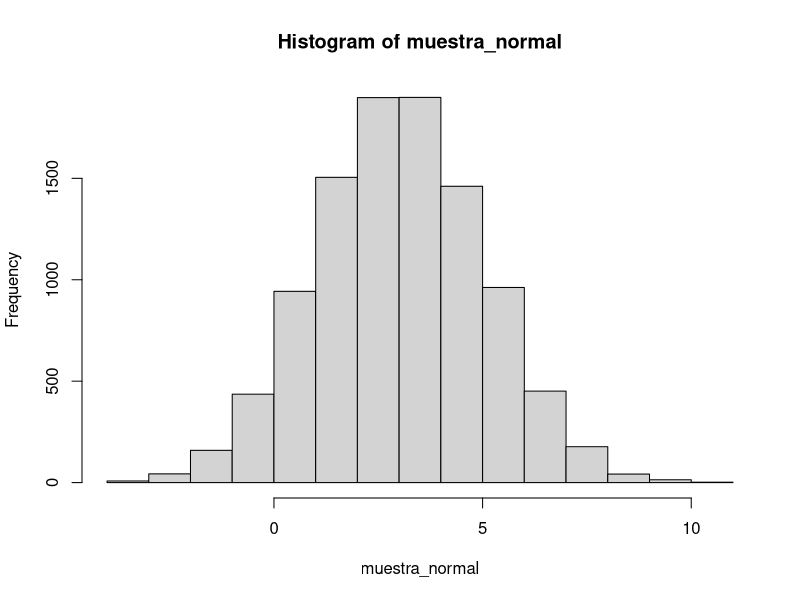
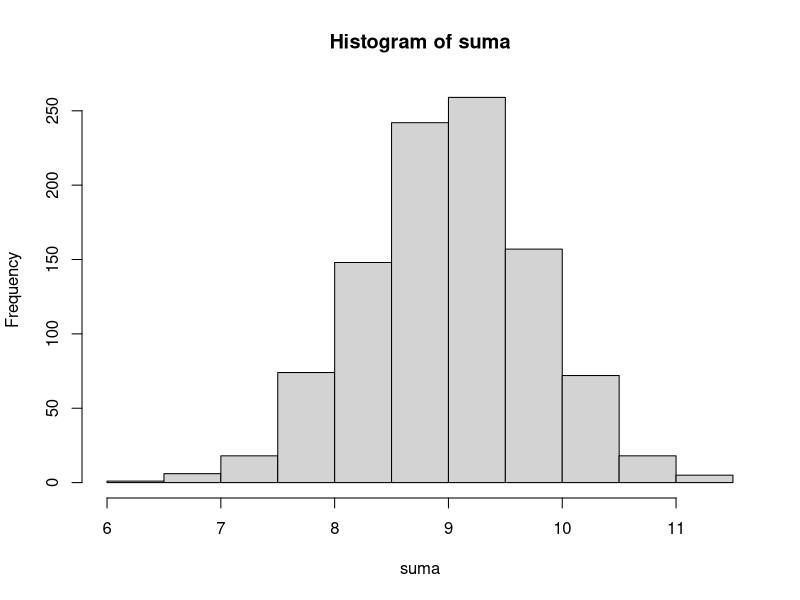

Source code (R) for these figures, in order:
## ---- chunk 1
knitr::opts_chunk$set(echo = TRUE)
## ---- chunk 2
n_pacientes <- 100
n_enfermos <- 30
prob <- 0.45
dbinom(n_enfermos, n_pacientes, prob)
## ---- chunk 3
pbinom(15, n_pacientes, prob, lower.tail=FALSE)
## ---- chunk 4
pbinom(9, n_pacientes, prob) - pbinom(4, n_pacientes, prob)
## ---- chunk 5
Bino <- rbinom(500, 1, 0.5)
abs_freq <- table(Bino)
rel_freq <- prop.table(abs_freq)

abs_freq
rel_freq
## ---- chunk 6
ppois(17, 12, lower.tail = FALSE)
## ---- chunk 7
lambda <- 0.5
dpois(1,lambda)
## ---- chunk 8
ppois(3, lambda)
## ---- chunk 9
lambda <- (4/8)*8
dpois(4, lambda)
## ---- chunk 10
color <- c(0,1)
prob_verde <- 15/40
prob_amarilla <- 25/40
## ---- chunk 11
sample(color, 1, replace = FALSE, prob = c(prob_verde, prob_amarilla))
## ---- chunk 12
sample(color, 9, replace = TRUE, prob = c(prob_verde, prob_amarilla))
## ---- chunk 13
dbinom(4, 6, 0.5)
## ---- chunk 14
pbinom(4, 6, 0.5)
## ---- chunk 15
rbinom(10, 6, 0.5)
## ---- chunk 16
muestra_normal <- rnorm(10000, 3, 2)
hist(muestra_normal)
## ---- chunk 17
x1 <- rnorm(1000, 6, 0.5)
x2 <- rnorm(1000, 3, 0.6)
suma <- x1 + x2
hist(suma)
